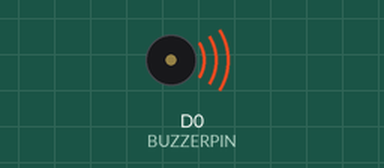
A sketch run on a simulated ESP8266 (NodeMCU). On the bench: buzzer (waves = sounding). WiFi joins after 1.5 s; servers stay silent unless stated; what the sketch prints to the serial monitor is not drawn.

Above: at 2.3 s.
Timing chart, 0 to 6.7 s (numbered marks = the images above):
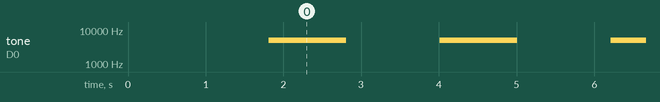

The sketch:

BUZZ_copy_20230210234104.ino
```cpp
#include <ESP8266WiFi.h>
#define BUZZERPIN D0


const char* ssid     = "Vivo";
const char* password = "YALINA_ANSARI";
const char* host = "inenoptimize7.000webhostapp.com";

void setup()
{
  Serial.begin(115200);
  delay(100);
   pinMode(BUZZERPIN,OUTPUT);


  Serial.println();
  Serial.println();
  Serial.print("Connecting to ");
  Serial.println(ssid);

  WiFi.begin(ssid, password);
  while (WiFi.status() != WL_CONNECTED)
  {
    delay(500);
    Serial.print(".");
  }

  Serial.println("");
  Serial.println("WiFi connected");
  Serial.println("IP address: ");
  Serial.println(WiFi.localIP());
  Serial.print("Netmask: ");
  Serial.println(WiFi.subnetMask());
  Serial.print("Gateway: ");
  Serial.println(WiFi.gatewayIP());
}

void loop()
{

  Serial.print("connecting to ");
  Serial.println(host);

  WiFiClient client;
  const int httpPort = 80;
  if (!client.connect(host, httpPort))
  {
    Serial.println("connection failed");
    return;
  }

  while(client.available())
  {
    String line = client.readStringUntil('\r');
    Serial.print(line);
  }

        tone(BUZZERPIN,5000);
        delay(1000);
        noTone(BUZZERPIN);
        delay(1000);

    WiFiClient client16;


}
```

Measured:
- by itself, tone on D0 (BUZZERPIN): alternates 5000 Hz for 1.0 s and silent for 1.2 s
